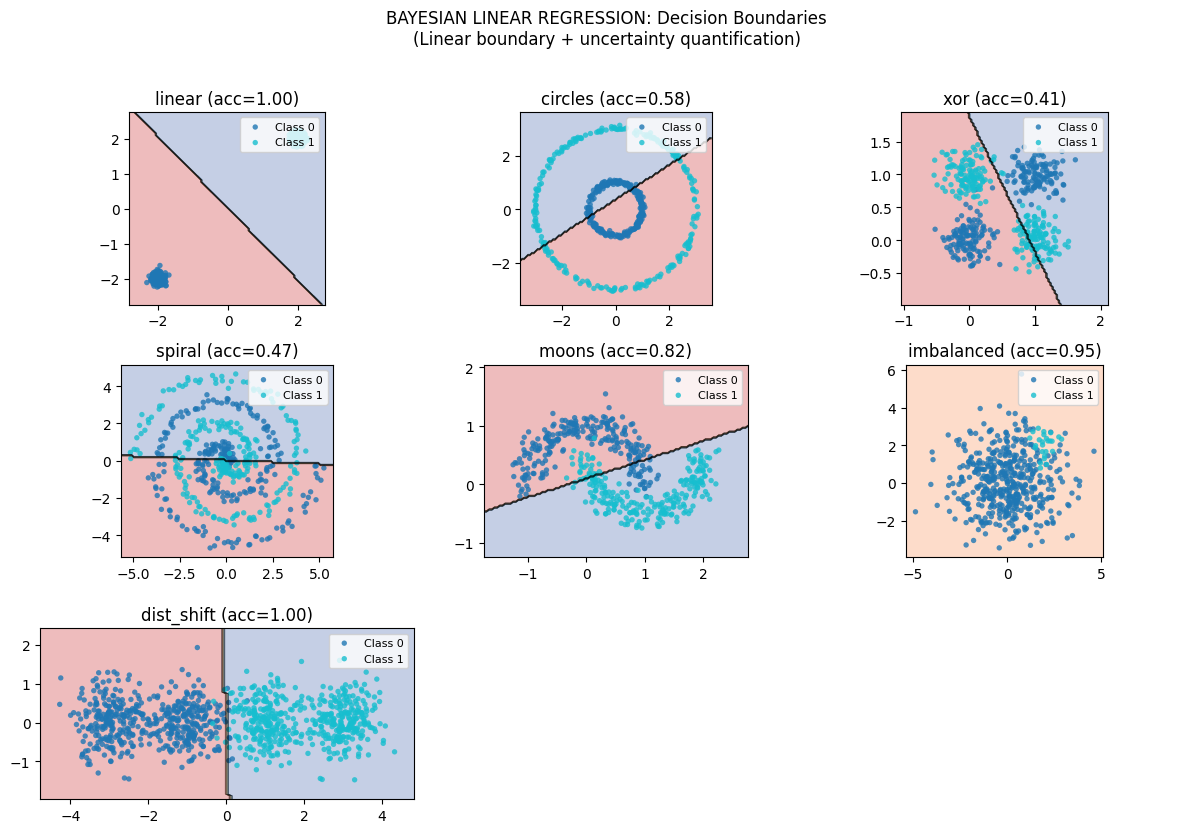

This chart was generated by the following Python code:
"""
BAYESIAN LINEAR REGRESSION — Paradigm: PROBABILISTIC (Linear + Uncertainty)

===============================================================
WHAT IT IS (THE CORE IDEA)
===============================================================

Instead of finding ONE weight vector w, maintain a DISTRIBUTION over w.

Before data: p(w) = N(0, α⁻¹I)    (prior: weights are probably small)
After data:  p(w|X,y) = N(μ_N, Σ_N)  (posterior: updated beliefs)

At prediction time, you get:
    - Mean: E[y*] = μ_N' x*
    - Variance: Var[y*] = β⁻¹ + x*' Σ_N x*

The variance has TWO parts:
    1. β⁻¹: irreducible noise (data is inherently noisy)
    2. x*' Σ_N x*: epistemic uncertainty (we're unsure about w)

===============================================================
THE KEY EQUATIONS
===============================================================

POSTERIOR (closed form, conjugate Gaussian):
    Σ_N = (αI + βX'X)⁻¹
    μ_N = βΣ_N X'y

where:
    α = prior precision (larger = stronger prior, smaller weights)
    β = noise precision (larger = trust data more)

CONNECTION TO REGULAR LINEAR REGRESSION:
    As α → 0: Bayesian → OLS (no regularization)
    As β → ∞: posterior collapses to point estimate (no uncertainty)

CONNECTION TO RIDGE REGRESSION:
    The MAP (mode of posterior) equals Ridge solution with λ = α/β

CONNECTION TO GAUSSIAN PROCESSES:
    Bayesian linear regression IS a GP with linear kernel!
    GP generalizes this to any kernel (nonlinear).

===============================================================
INDUCTIVE BIAS
===============================================================

1. Weights are Gaussian-distributed (prior belief)
2. Noise is Gaussian and homoscedastic
3. Relationship is LINEAR (like regular linear regression)
4. Prior pulls weights toward zero (regularization)

WHAT IT CAN DO:
    ✓ Uncertainty quantification
    ✓ Natural regularization (no hyperparameter tuning)
    ✓ Works with small data (prior provides information)
    ✓ Principled way to incorporate prior knowledge

WHAT IT CAN'T DO:
    ✗ Nonlinear relationships (same as regular linear regression)
    ✗ Non-Gaussian noise

===============================================================
"""

import numpy as np
import matplotlib.pyplot as plt
import sys
sys.path.insert(0, '/Users/sid47/ML Algorithms')
from importlib import import_module
datasets_module = import_module('00_datasets')
get_all_datasets = datasets_module.get_all_datasets
get_2d_datasets = datasets_module.get_2d_datasets
plot_decision_boundary = datasets_module.plot_decision_boundary
accuracy = datasets_module.accuracy


class BayesianLinearRegression:
    """
    Bayesian Linear Regression with conjugate Gaussian prior.

    MATH:
        Prior:     p(w) = N(0, α⁻¹I)
        Likelihood: p(y|X,w) = N(Xw, β⁻¹I)
        Posterior: p(w|X,y) = N(μ_N, Σ_N)

    where:
        Σ_N = (αI + βX'X)⁻¹
        μ_N = βΣ_N X'y
    """

    def __init__(self, alpha=1.0, beta=25.0, fit_intercept=True):
        """
        Parameters:
        -----------
        alpha : Prior precision (larger = stronger prior, smaller weights)
        beta : Noise precision = 1/σ² (larger = trust data more)
        fit_intercept : Whether to fit bias term
        """
        self.alpha = alpha
        self.beta = beta
        self.fit_intercept = fit_intercept
        self.mean = None      # μ_N: posterior mean
        self.cov = None       # Σ_N: posterior covariance
        self.n_features = None

    def fit(self, X, y):
        """
        Compute posterior distribution over weights.

        CLOSED FORM (conjugate prior magic):
            Σ_N = (αI + βX'X)⁻¹
            μ_N = βΣ_N X'y
        """
        if self.fit_intercept:
            X = np.c_[np.ones(X.shape[0]), X]

        n_samples, n_features = X.shape
        self.n_features = n_features

        # Prior precision matrix
        S_0_inv = self.alpha * np.eye(n_features)

        # Posterior precision: S_N⁻¹ = S_0⁻¹ + βX'X
        S_N_inv = S_0_inv + self.beta * (X.T @ X)

        # Posterior covariance: Σ_N = (S_N⁻¹)⁻¹
        self.cov = np.linalg.inv(S_N_inv)

        # Posterior mean: μ_N = βΣ_N X'y
        self.mean = self.beta * (self.cov @ X.T @ y)

        return self

    def predict(self, X, return_std=False):
        """
        Predict with posterior mean, optionally return uncertainty.

        PREDICTIVE DISTRIBUTION:
            p(y*|x*, X, y) = N(y* | μ_N'x*, σ²(x*))

        where:
            mean = μ_N' x*
            σ²(x*) = β⁻¹ + x*' Σ_N x*

        The uncertainty has two parts:
            - β⁻¹: irreducible noise
            - x*' Σ_N x*: epistemic (model) uncertainty
        """
        if self.fit_intercept:
            X = np.c_[np.ones(X.shape[0]), X]

        # Mean prediction
        mean = X @ self.mean

        if return_std:
            # Predictive variance for each point
            # σ²(x*) = β⁻¹ + x*' Σ_N x*
            var = np.zeros(X.shape[0])
            for i in range(X.shape[0]):
                x = X[i]
                # Epistemic uncertainty: x' Σ_N x
                epistemic = x @ self.cov @ x
                # Total variance = noise + epistemic
                var[i] = 1/self.beta + epistemic

            std = np.sqrt(var)
            return mean, std

        return mean

    def sample_weights(self, n_samples=10):
        """
        Sample weight vectors from the posterior.

        This lets you visualize the "family of lines" the model believes in.
        """
        return np.random.multivariate_normal(self.mean, self.cov, n_samples)


class BayesianLinearClassifier:
    """
    Classification via Bayesian Linear Regression.

    Simple approach: regression on {0, 1} labels, threshold at 0.5.
    For proper Bayesian classification, would need Laplace approximation
    or variational inference.
    """

    def __init__(self, alpha=1.0, beta=25.0):
        self.model = BayesianLinearRegression(alpha=alpha, beta=beta)

    def fit(self, X, y):
        self.model.fit(X, y)
        return self

    def predict(self, X):
        pred = self.model.predict(X)
        return (pred > 0.5).astype(int)

    def predict_proba(self, X):
        mean, std = self.model.predict(X, return_std=True)
        # Clip to [0, 1] (not proper probabilities, but reasonable approximation)
        return np.clip(mean, 0, 1)


# ============================================================
# ABLATION EXPERIMENTS
# ============================================================

def ablation_experiments():
    """
    ABLATION: What happens when you change each component?
    """
    print("\n" + "="*60)
    print("ABLATION EXPERIMENTS")
    print("="*60)

    np.random.seed(42)

    # Generate 1D data
    n = 20
    X_train = np.random.uniform(-1, 1, n).reshape(-1, 1)
    y_train = 2 * X_train.squeeze() + 1 + np.random.randn(n) * 0.3
    X_test = np.linspace(-1.5, 1.5, 100).reshape(-1, 1)
    y_true = 2 * X_test.squeeze() + 1

    # -------- Experiment 1: Effect of Alpha (Prior Precision) --------
    print("\n1. EFFECT OF ALPHA (Prior Precision)")
    print("-" * 40)
    print("Higher α = stronger prior = smaller weights = more regularization")

    fig, axes = plt.subplots(2, 3, figsize=(15, 8))

    alphas = [0.001, 0.1, 1.0, 10.0, 100.0, 1000.0]
    for idx, alpha in enumerate(alphas):
        ax = axes[idx // 3, idx % 3]

        model = BayesianLinearRegression(alpha=alpha, beta=25.0)
        model.fit(X_train, y_train)
        mean, std = model.predict(X_test, return_std=True)

        # Sample some lines from posterior
        weights = model.sample_weights(10)
        X_test_bias = np.c_[np.ones(100), X_test]
        for w in weights:
            y_sample = X_test_bias @ w
            ax.plot(X_test, y_sample, 'b-', alpha=0.2, linewidth=0.5)

        ax.fill_between(X_test.squeeze(), mean - 2*std, mean + 2*std,
                       alpha=0.3, color='blue', label='±2σ')
        ax.plot(X_test, mean, 'b-', linewidth=2, label='Mean')
        ax.scatter(X_train, y_train, c='red', s=30, zorder=5)
        ax.set_title(f'α = {alpha}')
        ax.set_ylim(-3, 5)

        mse = np.mean((mean - y_true) ** 2)
        print(f"α={alpha:<8}  weight_norm={np.linalg.norm(model.mean):.4f}  MSE={mse:.4f}")

    plt.suptitle('Bayesian Linear Regression: Effect of Prior Precision (α)\n'
                 'Blue lines = samples from posterior. Higher α = smaller weights.',
                 fontsize=12)
    plt.tight_layout()
    fig.savefig('/Users/sid47/ML Algorithms/06_blr_alpha.png', dpi=100)
    plt.close(fig)
    print("Saved alpha experiment to 06_blr_alpha.png")

    # -------- Experiment 2: Effect of Beta (Noise Precision) --------
    print("\n2. EFFECT OF BETA (Noise Precision)")
    print("-" * 40)
    print("Higher β = trust data more = tighter fit = narrower uncertainty")

    for beta in [1.0, 10.0, 25.0, 100.0]:
        model = BayesianLinearRegression(alpha=1.0, beta=beta)
        model.fit(X_train, y_train)
        mean, std = model.predict(X_test, return_std=True)
        print(f"β={beta:<6}  avg_std={std.mean():.4f}  MSE={np.mean((mean-y_true)**2):.4f}")
    print("→ Higher β = smaller uncertainty")

    # -------- Experiment 3: Uncertainty Away from Data --------
    print("\n3. UNCERTAINTY GROWS AWAY FROM DATA")
    print("-" * 40)

    model = BayesianLinearRegression(alpha=1.0, beta=25.0)
    model.fit(X_train, y_train)

    # Check uncertainty at different distances from data
    test_points = np.array([[-1.5], [0.0], [1.5]])
    means, stds = model.predict(test_points, return_std=True)

    print("Distance from data region vs Uncertainty:")
    for i, x in enumerate(test_points.squeeze()):
        in_data = -1 <= x <= 1
        print(f"  x={x:>5.1f}  {'(in data)  ' if in_data else '(outside)  '}  std={stds[i]:.4f}")
    print("→ Uncertainty is higher outside the training data range!")

    # -------- Experiment 4: Connection to Ridge Regression --------
    print("\n4. CONNECTION TO RIDGE REGRESSION")
    print("-" * 40)

    # Ridge regression: minimize ||y - Xw||² + λ||w||²
    # Solution: w = (X'X + λI)⁻¹ X'y
    # BLR MAP (mode): w = β(αI + βX'X)⁻¹ X'y = (α/β I + X'X)⁻¹ X'y
    # So BLR MAP = Ridge with λ = α/β

    alpha, beta = 2.5, 25.0
    lambda_ridge = alpha / beta

    # Bayesian
    model = BayesianLinearRegression(alpha=alpha, beta=beta)
    model.fit(X_train, y_train)
    w_bayesian = model.mean[1:]  # Exclude bias

    # Ridge (manual computation)
    X_b = np.c_[np.ones(n), X_train]
    ridge_reg = lambda_ridge * np.eye(2)
    ridge_reg[0, 0] = 0  # Don't regularize bias
    w_ridge = np.linalg.solve(X_b.T @ X_b + ridge_reg, X_b.T @ y_train)[1:]

    print(f"λ = α/β = {lambda_ridge}")
    print(f"Bayesian MAP weight: {w_bayesian[0]:.4f}")
    print(f"Ridge weight:        {w_ridge[0]:.4f}")
    print("→ MAP estimate of BLR = Ridge solution!")

    # -------- Experiment 5: Small Data vs Large Data --------
    print("\n5. SMALL vs LARGE DATA (Prior Influence)")
    print("-" * 40)

    for n_data in [5, 20, 100, 500]:
        X_n = np.random.uniform(-1, 1, n_data).reshape(-1, 1)
        y_n = 2 * X_n.squeeze() + 1 + np.random.randn(n_data) * 0.3

        model = BayesianLinearRegression(alpha=1.0, beta=25.0)
        model.fit(X_n, y_n)

        # True weight is 2
        w_learned = model.mean[1]
        w_prior = 0  # Prior mean is 0
        print(f"n={n_data:<4}  learned_w={w_learned:.4f}  (true=2.0, prior=0.0)")
    print("→ With more data, posterior shifts from prior toward MLE")

    # -------- Experiment 6: Posterior Visualization --------
    print("\n6. POSTERIOR DISTRIBUTION OVER WEIGHTS")
    print("-" * 40)

    model = BayesianLinearRegression(alpha=1.0, beta=25.0)
    model.fit(X_train, y_train)

    print(f"Posterior mean: w0={model.mean[0]:.3f}, w1={model.mean[1]:.3f}")
    print(f"Posterior std:  σ0={np.sqrt(model.cov[0,0]):.3f}, σ1={np.sqrt(model.cov[1,1]):.3f}")
    print(f"Correlation:    ρ={model.cov[0,1]/np.sqrt(model.cov[0,0]*model.cov[1,1]):.3f}")
    print("→ We have a full distribution, not just point estimates!")


# ============================================================
# BENCHMARK ON CHALLENGE DATASETS
# ============================================================

def benchmark_on_datasets():
    """Evaluate Bayesian Linear Classifier on all datasets."""
    print("\n" + "="*60)
    print("BENCHMARK: Bayesian Linear on Challenge Datasets")
    print("="*60)

    datasets = get_all_datasets()
    model = BayesianLinearClassifier(alpha=1.0, beta=25.0)
    results = {}

    for name, (X_tr, X_te, y_tr, y_te) in datasets.items():
        if name in ['sequential']:
            continue
        if name == 'clustered':
            y_tr = (y_tr > 2).astype(int)
            y_te = (y_te > 2).astype(int)

        model.fit(X_tr, y_tr)
        y_pred = model.predict(X_te)
        acc = accuracy(y_te, y_pred)
        results[name] = acc
        print(f"{name:<15} accuracy: {acc:.3f}")

    return results


def visualize_decision_boundaries():
    """Visualize decision boundaries on 2D datasets."""
    print("\n" + "="*60)
    print("VISUALIZING DECISION BOUNDARIES")
    print("="*60)

    datasets = get_2d_datasets()
    plot_datasets = {k: v for k, v in datasets.items() if k != 'clustered'}

    n = len(plot_datasets)
    cols = 3
    rows = (n + cols - 1) // cols

    fig, axes = plt.subplots(rows, cols, figsize=(12, 8))
    axes = axes.flatten()

    for i, (name, (X_tr, X_te, y_tr, y_te)) in enumerate(plot_datasets.items()):
        X = np.vstack([X_tr, X_te])
        y = np.concatenate([y_tr, y_te])

        model = BayesianLinearClassifier(alpha=1.0, beta=25.0)
        model.fit(X_tr, y_tr)
        acc = accuracy(y_te, model.predict(X_te))

        plot_decision_boundary(model.predict, X, y, ax=axes[i],
                              title=f'{name} (acc={acc:.2f})')

    for j in range(i + 1, len(axes)):
        axes[j].axis('off')

    plt.suptitle('BAYESIAN LINEAR REGRESSION: Decision Boundaries\n'
                 '(Linear boundary + uncertainty quantification)',
                 fontsize=12, y=1.02)
    plt.tight_layout()
    return fig


# ============================================================
# MAIN
# ============================================================

if __name__ == '__main__':
    print("="*60)
    print("BAYESIAN LINEAR REGRESSION — Linear with Uncertainty")
    print("="*60)

    print("""
WHAT THIS MODEL IS:
    Linear regression with a DISTRIBUTION over weights instead of a point estimate.
    Get uncertainty for free!

THE KEY INSIGHT:
    - Prior p(w) encodes regularization (α)
    - Likelihood encodes data fit (β)
    - Posterior balances both

CONNECTIONS:
    - MAP estimate = Ridge regression
    - Gaussian Process with linear kernel = Bayesian linear regression
    - As data → ∞, posterior → MLE

STRENGTHS:
    ✓ Uncertainty quantification
    ✓ Natural regularization
    ✓ Principled prior incorporation

WEAKNESSES:
    ✗ Still LINEAR (same as regular linear regression)
    """)

    # Run ablations
    ablation_experiments()

    # Benchmark
    results = benchmark_on_datasets()

    # Visualize
    fig = visualize_decision_boundaries()
    save_path = '/Users/sid47/ML Algorithms/06_bayesian_linear_reg.png'
    fig.savefig(save_path, dpi=100, bbox_inches='tight')
    print(f"\nSaved decision boundaries to: {save_path}")
    plt.close(fig)

    # Summary
    print("\n" + "="*60)
    print("SUMMARY: What Bayesian Linear Regression Reveals")
    print("="*60)
    print("""
1. You can have DISTRIBUTIONS over parameters, not just point estimates
2. Uncertainty grows outside the training data region
3. Prior precision α acts like Ridge regularization
4. More data → posterior shifts from prior toward MLE
5. Still limited to LINEAR decision boundaries

KEY INSIGHT:
    Bayesian Linear Regression is the simplest example of
    "putting distributions on things". GP generalizes this
    to distributions over FUNCTIONS.

NEXT: SVM — Maximum margin classification
    """)
